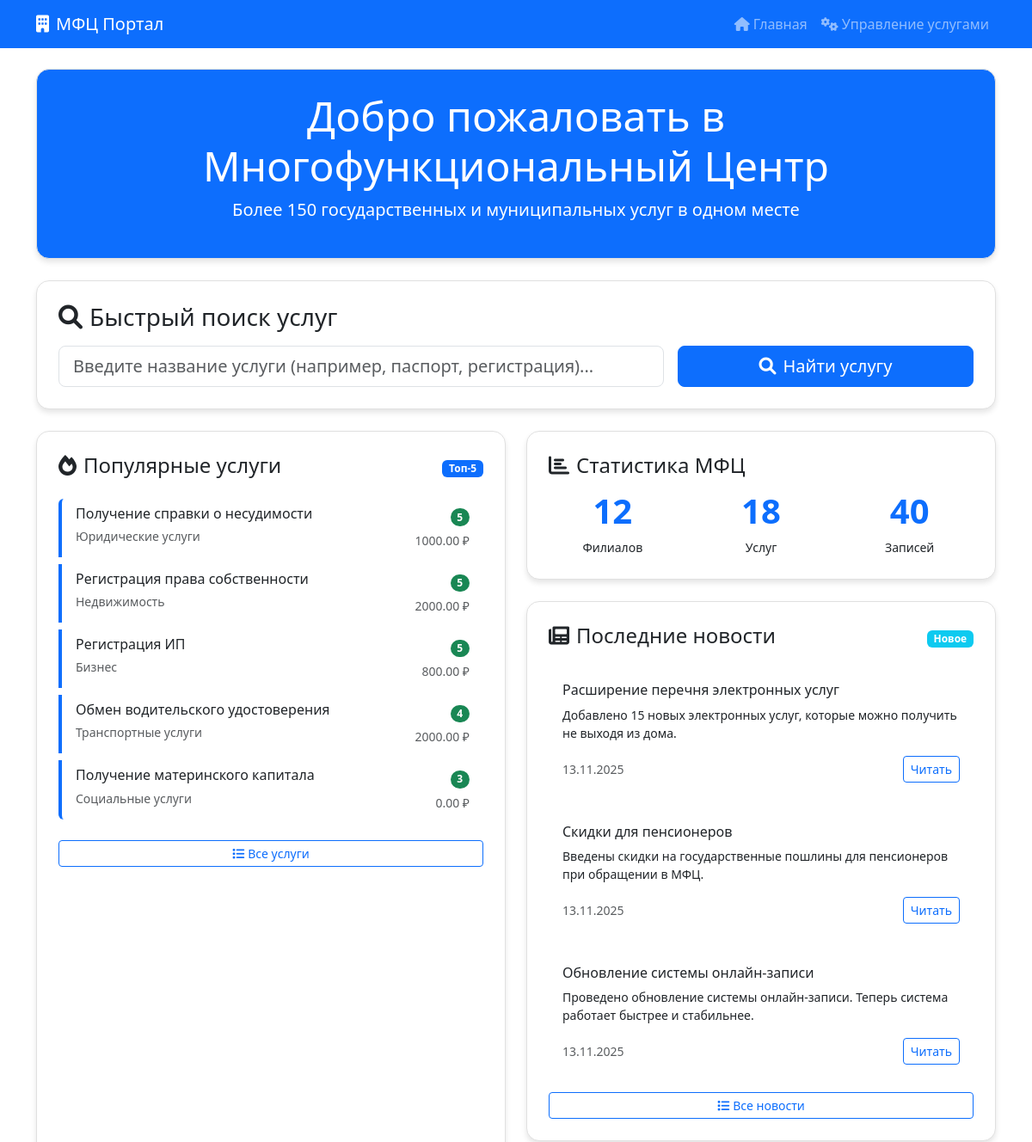
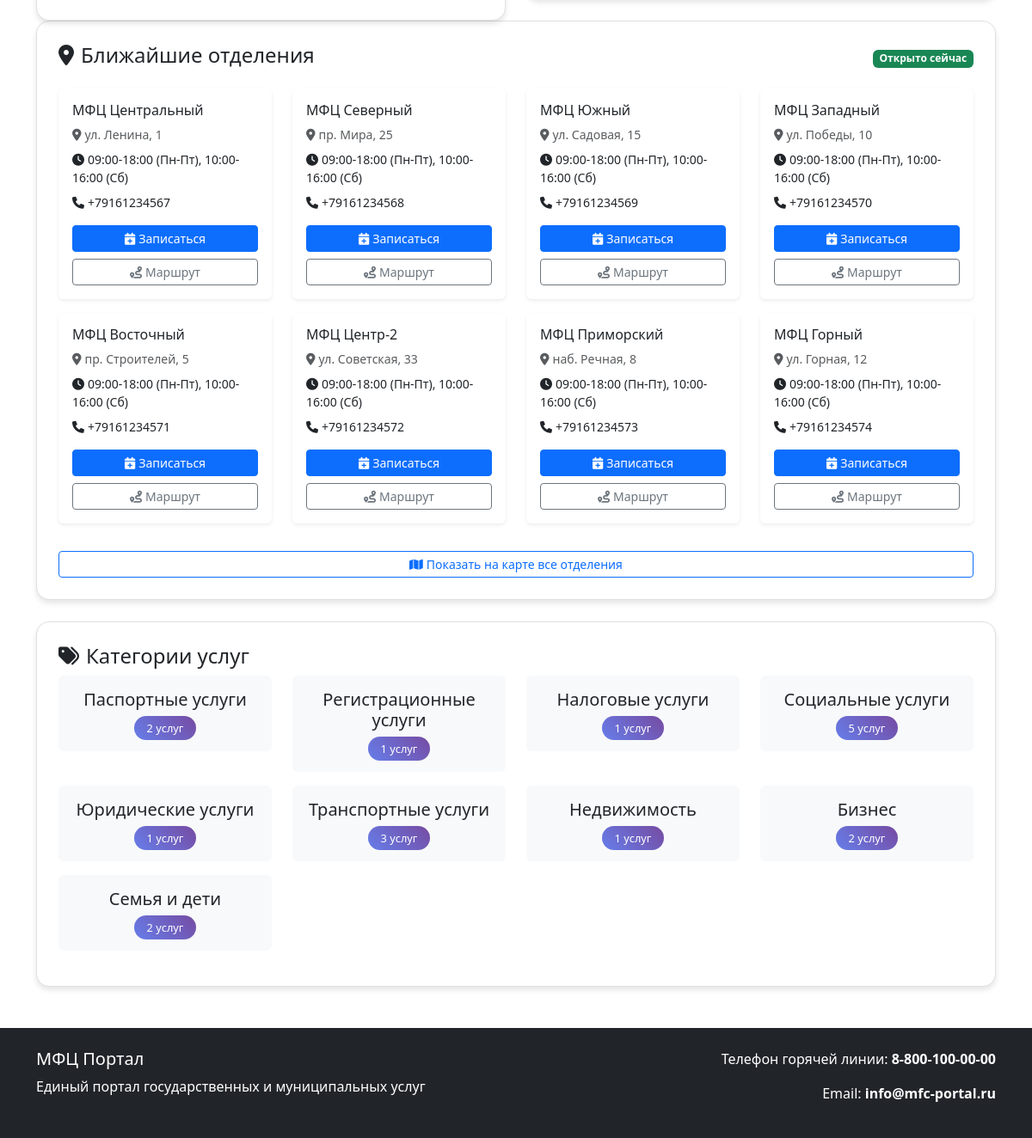
The page / on the database its author committed (2 pictures, top to bottom).
### mfc_app/models.py (models this page shows, shortened)
class Service(models.Model):
    service_id = models.AutoField(primary_key=True)
    category = models.ForeignKey(Category, on_delete=models.SET_NULL, null=True, verbose_name=_('Категория'))
    name = models.CharField(max_length=100, verbose_name=_('Название услуги'))
    description = models.TextField(blank=True, null=True, verbose_name=_('Описание'))
    state_duty = models.DecimalField(max_digits=10, decimal_places=2, default=0.00, verbose_name=_('Госпошлина'))
    created_at = models.DateTimeField(auto_now_add=True, verbose_name=_('Дата создания'))
    class Meta:
        verbose_name = _('Услуга')
        verbose_name_plural = _('Услуги')

class Category(models.Model):
    category_id = models.AutoField(primary_key=True)
    name = models.CharField(max_length=100, verbose_name=_('Название категории'))
    class Meta:
        verbose_name = _('Категория услуг')
        verbose_name_plural = _('Категории услуг')

class News(models.Model):
    news_id = models.AutoField(primary_key=True)
    title = models.CharField(max_length=200, verbose_name='Заголовок')
    content = models.TextField(verbose_name='Содержание')
    created_at = models.DateTimeField(auto_now_add=True, verbose_name='Дата создания')
    class Meta:
        verbose_name = 'Новость'
        verbose_name_plural = 'Новости'

class Branch(models.Model):
    branch_id = models.AutoField(primary_key=True)
    name = models.CharField(max_length=100, verbose_name=_('Название филиала'))
    address = models.CharField(max_length=255, verbose_name=_('Адрес'))
    phone = models.CharField(max_length=15, blank=True, null=True, verbose_name=_('Телефон'))
    work_hours = models.CharField(max_length=100, verbose_name=_('Часы работы'))
    photo = models.ImageField(upload_to='branches/', blank=True, null=True, verbose_name=_('Фото'))
    created_at = models.DateTimeField(auto_now_add=True, verbose_name=_('Дата создания'))
    class Meta:
        verbose_name = _('Филиал МФЦ')
        verbose_name_plural = _('Филиалы МФЦ')

### mfc_app/views.py (the view)
# urls.py: 2. Add a URL to urlpatterns:  path('', views.home, name='home')
def home(request):
    popular_services = Service.objects.annotate(
        appointment_count=Count('appointment')
    ).order_by('-appointment_count')[:5]
    nearest_branches = Branch.objects.all()[:8]
    branch_stats = {
        'total_branches': Branch.objects.count(),
        'total_services': Service.objects.count(),
        'total_appointments': Appointment.objects.count()
    }
    latest_news = News.objects.all().order_by('-created_at')[:3]
    categories = Category.objects.annotate(
        service_count=Count('service')
    ).filter(service_count__gt=0)
    context = {
        'popular_services': popular_services,
        'nearest_branches': nearest_branches,
        'branch_stats': branch_stats,
        'latest_news': latest_news,
        'categories': categories,
    }
    return render(request, 'home.html', context)

### mfc_app/templates/home.html (shortened to what this page needs)
<!DOCTYPE html>
<html lang="ru">
<head>
    <link href="https://cdn.jsdelivr.net/npm/bootstrap@5.3.0/dist/css/bootstrap.min.css" rel="stylesheet">
    <link href="https://cdnjs.cloudflare.com/ajax/libs/font-awesome/6.0.0/css/all.min.css" rel="stylesheet">
</head>
<body>
    <nav class="navbar navbar-expand-lg navbar-dark bg-primary sticky-top">
        <div class="container">
            <a class="navbar-brand" href="/">
                <i class="fas fa-building me-2"></i>МФЦ Портал
            </a>
            <div class="navbar-nav ms-auto">
                <a class="nav-link" href="/"><i class="fas fa-home me-1"></i>Главная</a>
                <a class="nav-link" href="/services/"><i class="fas fa-cogs me-1"></i>Управление услугами</a>
            </div>
        </div>
    </nav>
    <div class="container mt-4">
        <div class="widget text-center bg-primary text-white">
            <h1 class="display-5">Добро пожаловать в Многофункциональный Центр</h1>
            <p class="lead">Более 150 государственных и муниципальных услуг в одном месте</p>
        </div>
        <div class="row">
            <div class="col-12">
                <div class="widget">
                    <h3 class="mb-3"><i class="fas fa-search me-2"></i>Быстрый поиск услуг</h3>
                    <form action="/search/" method="get" class="row g-3">
                        <div class="col-md-8">
                            <input type="text" class="form-control form-control-lg" name="q"
                                   placeholder="Введите название услуги (например, паспорт, регистрация)...">
                        </div>
                        <div class="col-md-4">
                            <button class="btn btn-primary btn-lg w-100" type="submit">
                                <i class="fas fa-search me-2"></i>Найти услугу
                            </button>
                        </div>
                    </form>
                </div>
            </div>
        </div>
        <div class="row">
            <div class="col-md-6">
                <div class="widget h-100">
                    <div class="d-flex justify-content-between align-items-center mb-3">
                        <h4><i class="fas fa-fire me-2"></i>Популярные услуги</h4>
                        <span class="badge bg-primary">Топ-5</span>
                    </div>
                    <div class="list-group">
                        {% for service in popular_services %}
                        <a href="/service/{{ service.service_id }}/"
                           class="list-group-item list-group-item-action service-card mb-2">
                            <div class="d-flex w-100 justify-content-between align-items-start">
                                <div class="flex-grow-1">
                                    <h6 class="mb-1">{{ service.name }}</h6>
                                    <small class="text-muted">
                                        {% if service.category %}
                                            {{ service.category.name }}
                                        {% else %}
                                            Без категории
                                        {% endif %}
                                    </small>
                                </div>
                                <div class="text-end">
                                    <span class="badge bg-success rounded-pill">{{ service.appointment_count }}</span>
                                    <div class="mt-1">
                                        <small class="text-muted">{{ service.state_duty }} ₽</small>
                                    </div>
                                </div>
                            </div>
                        </a>
                        {% empty %}
                        <div class="list-group-item text-center text-muted">
                            <i class="fas fa-info-circle me-2"></i>Услуги пока не добавлены
                        </div>
                        {% endfor %}
                    </div>
                    <a href="#" class="btn btn-outline-primary btn-sm mt-3 w-100">
                        <i class="fas fa-list me-1"></i>Все услуги
                    </a>
                </div>
            </div>
            <div class="col-md-6">
                <div class="widget">
                    <h4><i class="fas fa-chart-bar me-2"></i>Статистика МФЦ</h4>
                    <div class="row text-center">
                        <div class="col-4">
                            <div class="stat-number">{{ branch_stats.total_branches|default:"0" }}</div>
                            <small>Филиалов</small>
                        </div>
                        <div class="col-4">
                            <div class="stat-number">{{ branch_stats.total_services|default:"0" }}</div>
                            <small>Услуг</small>
                        </div>
                        <div class="col-4">
                            <div class="stat-number">{{ branch_stats.total_appointments|default:"0" }}</div>
                            <small>Записей</small>
                        </div>
                    </div>
                </div>
                <div class="widget">
                    <div class="d-flex justify-content-between align-items-center mb-3">
                        <h4><i class="fas fa-newspaper me-2"></i>Последние новости</h4>
                        <span class="badge bg-info">Новое</span>
                    </div>
                    {% for news in latest_news %}
                    <div class="card news-card mb-3">
                        <div class="card-body">
                            <h6 class="card-title">{{ news.title }}</h6>
                            <p class="card-text small">{{ news.content|truncatewords:20 }}</p>
                            <div class="d-flex justify-content-between align-items-center">
                                <small class="text-muted">{{ news.created_at|date:"d.m.Y" }}</small>
                                <button class="btn btn-sm btn-outline-primary">Читать</button>
                            </div>
                        </div>
                    </div>
                    {% empty %}
                    <div class="text-center text-muted py-3">
                        <i class="fas fa-newspaper fa-2x mb-2"></i>
                        <p>Новости пока не добавлены</p>
                    </div>
                    {% endfor %}
                    <a href="#" class="btn btn-outline-primary btn-sm w-100">
                        <i class="fas fa-list me-1"></i>Все новости
                    </a>
                </div>
            </div>
        </div>
        <div class="widget">
            <div class="d-flex justify-content-between align-items-center mb-3">
                <h4><i class="fas fa-map-marker-alt me-2"></i>Ближайшие отделения</h4>
                <span class="badge bg-success">Открыто сейчас</span>
            </div>
            <div class="row">
                {% for branch in nearest_branches %}
                <div class="col-lg-3 col-md-4 col-sm-6 mb-3">
                    <div class="card h-100 border-0 shadow-sm">
                        <div class="card-body">
                            <h6 class="card-title">{{ branch.name }}</h6>
                            <p class="card-text small text-muted mb-2">
                                <i class="fas fa-map-marker-alt me-1"></i>{{ branch.address }}
                            </p>
                            <p class="card-text small mb-2">
                                <i class="fas fa-clock me-1"></i>{{ branch.work_hours }}
                            </p>
                            <p class="card-text small mb-3">
                                <i class="fas fa-phone me-1"></i>{{ branch.phone|default:"Телефон не указан" }}
                            </p>
                            <div class="d-grid gap-2">
                                <button class="btn btn-primary btn-sm">
                                    <i class="fas fa-calendar-plus me-1"></i>Записаться
                                </button>
                                <button class="btn btn-outline-secondary btn-sm">
                                    <i class="fas fa-route me-1"></i>Маршрут
                                </button>
                            </div>
                        </div>
                    </div>
                </div>
                {% empty %}
                <div class="col-12 text-center text-muted py-4">
                    <i class="fas fa-building fa-3x mb-3"></i>
                    <p>Филиалы пока не добавлены</p>
                </div>
                {% endfor %}
            </div>
            <a href="#" class="btn btn-outline-primary btn-sm mt-3 w-100">
                <i class="fas fa-map me-1"></i>Показать на карте все отделения
            </a>
        </div>
        <div class="widget">
            <h4><i class="fas fa-tags me-2"></i>Категории услуг</h4>
            <div class="row">
                {% for category in categories %}
                <div class="col-md-3 col-sm-6 mb-3">
                    <div class="card text-center border-0 bg-light">
                        <div class="card-body">
                            <h5 class="card-title">{{ category.name }}</h5>
                            <span class="category-badge">{{ category.service_count }} услуг</span>
                        </div>
                    </div>
                </div>
                {% empty %}
                <div class="col-12 text-center text-muted">
                    <p>Категории пока не добавлены</p>
                </div>
                {% endfor %}
            </div>
        </div>
    </div>
    <footer class="bg-dark text-white mt-5 py-4">
        <div class="container">
            <div class="row">
                <div class="col-md-6">
                    <h5>МФЦ Портал</h5>
                    <p>Единый портал государственных и муниципальных услуг</p>
                </div>
                <div class="col-md-6 text-end">
                    <p>Телефон горячей линии: <strong>8-800-100-00-00</strong></p>
                    <p>Email: <strong>info@mfc-portal.ru</strong></p>
                </div>
            </div>
        </div>
    </footer>
</body>
</html>

### mfc_app/templates/home.html (style rules this page uses)
.widget { border: 1px solid #e0e0e0; border-radius: 15px; padding: 25px; margin-bottom: 25px; background: white; box-shadow: 0 4px 6px rgba(0,0,0,0.1); transition: transform 0.3s ease; }
.service-card { transition: transform 0.2s; border: none; border-left: 4px solid #0d6efd; }
.stat-number { font-size: 2.5rem; font-weight: bold; color: #0d6efd; }
.news-card { border: none; border-radius: 10px; transition: all 0.3s ease; }
.category-badge { background: linear-gradient(45deg, #667eea, #764ba2); color: white; padding: 5px 15px; border-radius: 20px; font-size: 0.8rem; }

### rows shown on the page
Service: name "Получение справки о несудимости", category.name "Юридические услуги", appointment_count "5", state_duty "1000.00"
Service: name "Регистрация права собственности", category.name "Недвижимость", appointment_count "5", state_duty "2000.00"
Service: name "Регистрация ИП", category.name "Бизнес", appointment_count "5", state_duty "800.00"
Service: name "Обмен водительского удостоверения", category.name "Транспортные услуги", appointment_count "4", state_duty "2000.00"
Service: name "Получение материнского капитала", category.name "Социальные услуги", appointment_count "3", state_duty "0.00"
News: title "Расширение перечня электронных услуг", content "Добавлено 15 новых электронных услуг, которые можно получить не выходя из дома.", created_at "13.11.2025"
News: title "Скидки для пенсионеров", content "Введены скидки на государственные пошлины для пенсионеров при обращении в МФЦ.", created_at "13.11.2025"
News: title "Обновление системы онлайн-записи", content "Проведено обновление системы онлайн-записи. Теперь система работает быстрее и стабильнее.", created_at "13.11.2025"
Branch: name "МФЦ Центральный", address "ул. Ленина, 1", work_hours "09:00-18:00 (Пн-Пт), 10:00-16:00 (Сб)", phone "+79161234567"
Branch: name "МФЦ Северный", address "пр. Мира, 25", work_hours "09:00-18:00 (Пн-Пт), 10:00-16:00 (Сб)", phone "+79161234568"
Branch: name "МФЦ Южный", address "ул. Садовая, 15", work_hours "09:00-18:00 (Пн-Пт), 10:00-16:00 (Сб)", phone "+79161234569"
Branch: name "МФЦ Западный", address "ул. Победы, 10", work_hours "09:00-18:00 (Пн-Пт), 10:00-16:00 (Сб)", phone "+79161234570"
Branch: name "МФЦ Восточный", address "пр. Строителей, 5", work_hours "09:00-18:00 (Пн-Пт), 10:00-16:00 (Сб)", phone "+79161234571"
Branch: name "МФЦ Центр-2", address "ул. Советская, 33", work_hours "09:00-18:00 (Пн-Пт), 10:00-16:00 (Сб)", phone "+79161234572"
Branch: name "МФЦ Приморский", address "наб. Речная, 8", work_hours "09:00-18:00 (Пн-Пт), 10:00-16:00 (Сб)", phone "+79161234573"
Branch: name "МФЦ Горный", address "ул. Горная, 12", work_hours "09:00-18:00 (Пн-Пт), 10:00-16:00 (Сб)", phone "+79161234574"
Category: name "Паспортные услуги", service_count "2"
Category: name "Регистрационные услуги", service_count "1"
Category: name "Налоговые услуги", service_count "1"
Category: name "Социальные услуги", service_count "5"
Category: name "Юридические услуги", service_count "1"
Category: name "Транспортные услуги", service_count "3"
Category: name "Недвижимость", service_count "1"
Category: name "Бизнес", service_count "2"
Category: name "Семья и дети", service_count "2"

### other values the page prints
{{ branch_stats.total_branches|default:"0" }} "12"
{{ branch_stats.total_services|default:"0" }} "18"
{{ branch_stats.total_appointments|default:"0" }} "40"
